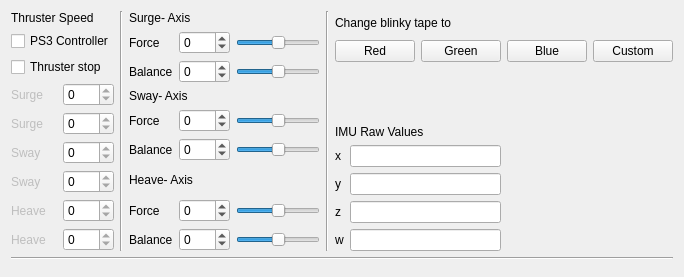
      <widget class="QWidget" name="tab_2">
       <attribute name="title">
        <string>Testing</string>
       </attribute>
       <layout class="QVBoxLayout" name="verticalLayout_16" stretch="1,0,4">
        <item>
         <layout class="QHBoxLayout" name="horizontalLayout_9">
          <item>
           <layout class="QHBoxLayout" name="horizontalLayout_6" stretch="1,0,2">
            <item>
             <layout class="QVBoxLayout" name="verticalLayout_7">
              <item>
               <widget class="QLabel" name="label_33">
                <property name="text">
                 <string>Thruster Speed</string>
                </property>
               </widget>
              </item>
              <item>
               <widget class="QCheckBox" name="ps3_present">
                <property name="text">
                 <string>PS3 Controller</string>
                </property>
                <property name="checkable">
                 <bool>true</bool>
                </property>
                <property name="tristate">
                 <bool>false</bool>
                </property>
               </widget>
              </item>
              <item>
               <widget class="QCheckBox" name="thruster_stop">
                <property name="text">
                 <string>Thruster stop</string>
                </property>
                <property name="checkable">
                 <bool>true</bool>
                </property>
               </widget>
              </item>
              <item>
               <layout class="QGridLayout" name="gridLayout_9">
                <item row="3" column="1">
                 <widget class="QSpinBox" name="fiel_thruster_3">
                  <property name="enabled">
                   <bool>true</bool>
                  </property>
                  <property name="readOnly">
                   <bool>true</bool>
                  </property>
                  <property name="minimum">
                   <number>-500</number>
                  </property>
                  <property name="maximum">
                   <number>500</number>
                  </property>
                 </widget>
                </item>
                <item row="1" column="0">
                 <widget class="QLabel" name="label_34">
                  <property name="enabled">
                   <bool>false</bool>
                  </property>
                  <property name="text">
                   <string>Surge</string>
                  </property>
                 </widget>
                </item>
                <item row="2" column="1">
                 <widget class="QSpinBox" name="fiel_thruster_2">
                  <property name="enabled">
                   <bool>true</bool>
                  </property>
                  <property name="readOnly">
                   <bool>true</bool>
                  </property>
                  <property name="minimum">
                   <number>-500</number>
                  </property>
                  <property name="maximum">
                   <number>500</number>
                  </property>
                 </widget>
                </item>
                <item row="2" column="0">
                 <widget class="QLabel" name="label_35">
                  <property name="enabled">
                   <bool>false</bool>
                  </property>
                  <property name="text">
                   <string>Surge</string>
                  </property>
                 </widget>
                </item>
                <item row="5" column="1">
                 <widget class="QSpinBox" name="fiel_thruster_5">
                  <property name="enabled">
                   <bool>true</bool>
                  </property>
                  <property name="readOnly">
                   <bool>true</bool>
                  </property>
                  <property name="minimum">
                   <number>-500</number>
                  </property>
                  <property name="maximum">
                   <number>500</number>
                  </property>
                 </widget>
                </item>
                <item row="3" column="0">
                 <widget class="QLabel" name="label_36">
                  <property name="enabled">
                   <bool>false</bool>
                  </property>
                  <property name="text">
                   <string>Sway</string>
                  </property>
                 </widget>
                </item>
                <item row="6" column="0">
                 <widget class="QLabel" name="label_37">
                  <property name="enabled">
                   <bool>false</bool>
                  </property>
                  <property name="text">
                   <string>Heave</string>
                  </property>
                 </widget>
                </item>
                <item row="4" column="1">
                 <widget class="QSpinBox" name="fiel_thruster_4">
                  <property name="enabled">
                   <bool>true</bool>
                  </property>
                  <property name="readOnly">
                   <bool>true</bool>
                  </property>
                  <property name="minimum">
                   <number>-500</number>
                  </property>
                  <property name="maximum">
                   <number>500</number>
                  </property>
                 </widget>
                </item>
                <item row="5" column="0">
                 <widget class="QLabel" name="label_38">
                  <property name="enabled">
                   <bool>false</bool>
                  </property>
                  <property name="text">
                   <string>Heave</string>
                  </property>
                 </widget>
                </item>
                <item row="6" column="1">
                 <widget class="QSpinBox" name="fiel_thruster_6">
                  <property name="enabled">
                   <bool>true</bool>
                  </property>
                  <property name="readOnly">
                   <bool>true</bool>
                  </property>
                  <property name="minimum">
                   <number>-500</number>
                  </property>
                  <property name="maximum">
                   <number>500</number>
                  </property>
                 </widget>
                </item>
                <item row="4" column="0">
                 <widget class="QLabel" name="label_39">
                  <property name="enabled">
                   <bool>false</bool>
                  </property>
                  <property name="text">
                   <string>Sway</string>
                  </property>
                 </widget>
                </item>
                <item row="1" column="1">
                 <widget class="QSpinBox" name="fiel_thruste_1">
                  <property name="enabled">
                   <bool>true</bool>
                  </property>
                  <property name="readOnly">
                   <bool>true</bool>
                  </property>
                  <property name="minimum">
                   <number>-500</number>
                  </property>
                  <property name="maximum">
                   <number>500</number>
                  </property>
                 </widget>
                </item>
               </layout>
              </item>
             </layout>
            </item>
            <item>
             <widget class="Line" name="line_4">
              <property name="orientation">
               <enum>Qt::Vertical</enum>
              </property>
             </widget>
            </item>
            <item>
             <layout class="QVBoxLayout" name="verticalLayout_9">
              <item>
               <layout class="QVBoxLayout" name="verticalLayout_10">
                <item>
                 <layout class="QVBoxLayout" name="verticalLayout_11">
                  <item>
                   <widget class="QLabel" name="label_40">
                    <property name="enabled">
                     <bool>true</bool>
                    </property>
                    <property name="text">
                     <string>Surge- Axis</string>
                    </property>
                   </widget>
                  </item>
                  <item>
                   <layout class="QGridLayout" name="gridLayout_10">
                    <item row="1" column="2">
                     <widget class="QSlider" name="slider_thruster_16">
                      <property name="enabled">
                       <bool>true</bool>
                      </property>
                      <property name="minimum">
                       <number>-100</number>
                      </property>
                      <property name="maximum">
                       <number>100</number>
                      </property>
                      <property name="orientation">
                       <enum>Qt::Horizontal</enum>
                      </property>
                     </widget>
                    </item>
                    <item row="0" column="0">
                     <widget class="QLabel" name="label_41">
                      <property name="enabled">
                       <bool>true</bool>
                      </property>
                      <property name="text">
                       <string>Force</string>
                      </property>
                     </widget>
                    </item>
                    <item row="0" column="1">
                     <widget class="QSpinBox" name="x_force">
                      <property name="enabled">
                       <bool>true</bool>
                      </property>
                      <property name="minimum">
                       <number>-500</number>
                      </property>
                      <property name="maximum">
                       <number>500</number>
                      </property>
                     </widget>
                    </item>
                    <item row="1" column="0">
                     <widget class="QLabel" name="label_42">
                      <property name="enabled">
                       <bool>true</bool>
                      </property>
                      <property name="text">
                       <string>Balance</string>
                      </property>
                     </widget>
                    </item>
                    <item row="1" column="1">
                     <widget class="QSpinBox" name="x_bal">
                      <property name="enabled">
                       <bool>true</bool>
                      </property>
                      <property name="minimum">
                       <number>-100</number>
                      </property>
                      <property name="maximum">
                       <number>100</number>
                      </property>
                     </widget>
                    </item>
                    <item row="0" column="2">
                     <widget class="QSlider" name="slider_thruster_15">
                      <property name="enabled">
                       <bool>true</bool>
                      </property>
                      <property name="minimum">
                       <number>-500</number>
                      </property>
                      <property name="maximum">
                       <number>500</number>
                      </property>
                      <property name="orientation">
                       <enum>Qt::Horizontal</enum>
                      </property>
                     </widget>
                    </item>
                   </layout>
                  </item>
                 </layout>
                </item>
                <item>
                 <widget class="QLabel" name="label_43">
                  <property name="enabled">
                   <bool>true</bool>
                  </property>
                  <property name="text">
                   <string>Sway- Axis</string>
                  </property>
                 </widget>
                </item>
                <item>
                 <layout class="QGridLayout" name="gridLayout_11">
                  <item row="0" column="0">
                   <widget class="QLabel" name="label_44">
                    <property name="enabled">
                     <bool>true</bool>
                    </property>
                    <property name="text">
                     <string>Force</string>
                    </property>
                   </widget>
                  </item>
                  <item row="0" column="1">
                   <widget class="QSpinBox" name="y_force">
                    <property name="enabled">
                     <bool>true</bool>
                    </property>
                    <property name="minimum">
                     <number>-500</number>
                    </property>
                    <property name="maximum">
                     <number>500</number>
                    </property>
                   </widget>
                  </item>
                  <item row="0" column="2">
                   <widget class="QSlider" name="slider_thruster_13">
                    <property name="enabled">
                     <bool>true</bool>
                    </property>
                    <property name="minimum">
                     <number>-500</number>
                    </property>
                    <property name="maximum">
                     <number>500</number>
                    </property>
                    <property name="orientation">
                     <enum>Qt::Horizontal</enum>
                    </property>
                   </widget>
                  </item>
                  <item row="1" column="0">
                   <widget class="QLabel" name="label_45">
                    <property name="enabled">
                     <bool>true</bool>
                    </property>
                    <property name="text">
                     <string>Balance</string>
                    </property>
                   </widget>
                  </item>
                  <item row="1" column="1">
                   <widget class="QSpinBox" name="y_bal">
                    <property name="enabled">
                     <bool>true</bool>
                    </property>
                    <property name="minimum">
                     <number>-100</number>
                    </property>
                    <property name="maximum">
                     <number>100</number>
                    </property>
                   </widget>
                  </item>
                  <item row="1" column="2">
                   <widget class="QSlider" name="slider_thruster_14">
                    <property name="enabled">
                     <bool>true</bool>
                    </property>
                    <property name="minimum">
                     <number>-100</number>
                    </property>
                    <property name="maximum">
                     <number>100</number>
                    </property>
                    <property name="orientation">
                     <enum>Qt::Horizontal</enum>
                    </property>
                   </widget>
                  </item>
                 </layout>
                </item>
               </layout>
              </item>
              <item>
               <layout class="QVBoxLayout" name="verticalLayout_12">
                <item>
                 <widget class="QLabel" name="label_46">
                  <property name="enabled">
                   <bool>true</bool>
                  </property>
                  <property name="text">
                   <string>Heave- Axis</string>
                  </property>
                 </widget>
                </item>
                <item>
                 <layout class="QGridLayout" name="gridLayout_12">
                  <item row="0" column="0">
                   <widget class="QLabel" name="label_47">
                    <property name="enabled">
                     <bool>true</bool>
                    </property>
                    <property name="text">
                     <string>Force</string>
                    </property>
                   </widget>
                  </item>
                  <item row="0" column="1">
                   <widget class="QSpinBox" name="z_force">
                    <property name="enabled">
                     <bool>true</bool>
                    </property>
                    <property name="minimum">
                     <number>-500</number>
                    </property>
                    <property name="maximum">
                     <number>500</number>
                    </property>
                   </widget>
                  </item>
                  <item row="0" column="2">
                   <widget class="QSlider" name="slider_thruster_12">
                    <property name="enabled">
                     <bool>true</bool>
                    </property>
                    <property name="minimum">
                     <number>-500</number>
                    </property>
                    <property name="maximum">
                     <number>500</number>
                    </property>
                    <property name="orientation">
                     <enum>Qt::Horizontal</enum>
                    </property>
                   </widget>
                  </item>
                  <item row="1" column="0">
                   <widget class="QLabel" name="label_48">
                    <property name="enabled">
                     <bool>true</bool>
                    </property>
                    <property name="text">
                     <string>Balance</string>
                    </property>
                   </widget>
                  </item>
                  <item row="1" column="1">
                   <widget class="QSpinBox" name="z_bal">
                    <property name="enabled">
                     <bool>true</bool>
                    </property>
                    <property name="minimum">
                     <number>-100</number>
                    </property>
                    <property name="maximum">
                     <number>100</number>
                    </property>
                   </widget>
                  </item>
                  <item row="1" column="2">
                   <widget class="QSlider" name="slider_thruster_11">
                    <property name="enabled">
                     <bool>true</bool>
                    </property>
                    <property name="minimum">
                     <number>-100</number>
                    </property>
                    <property name="maximum">
                     <number>100</number>
                    </property>
                    <property name="orientation">
                     <enum>Qt::Horizontal</enum>
                    </property>
                   </widget>
                  </item>
                 </layout>
                </item>
               </layout>
              </item>
             </layout>
            </item>
           </layout>
          </item>
          <item>
           <widget class="Line" name="line_3">
            <property name="orientation">
             <enum>Qt::Vertical</enum>
            </property>
           </widget>
          </item>
          <item>
           <layout class="QVBoxLayout" name="verticalLayout_14">
            <item>
             <layout class="QVBoxLayout" name="verticalLayout_13" stretch="0,0">
              <item>
               <widget class="QLabel" name="label_49">
                <property name="text">
                 <string>Change blinky tape to</string>
                </property>
               </widget>
              </item>
              <item>
               <layout class="QHBoxLayout" name="horizontalLayout_7">
                <item>
                 <widget class="QPushButton" name="blinky_red">
                  <property name="text">
                   <string>Red</string>
                  </property>
                 </widget>
                </item>
                <item>
                 <widget class="QPushButton" name="blinky_green">
                  <property name="text">
                   <string>Green</string>
                  </property>
                 </widget>
                </item>
                <item>
                 <widget class="QPushButton" name="blinky_blue">
                  <property name="text">
                   <string>Blue</string>
                  </property>
                 </widget>
                </item>
                <item>
                 <widget class="QPushButton" name="blinky_custom">
                  <property name="text">
                   <string>Custom</string>
                  </property>
                 </widget>
                </item>
               </layout>
              </item>
             </layout>
            </item>
            <item>
             <widget class="QFrame" name="frame_5">
              <property name="frameShape">
               <enum>QFrame::NoFrame</enum>
              </property>
              <property name="frameShadow">
               <enum>QFrame::Raised</enum>
              </property>
             </widget>
            </item>
            <item>
             <layout class="QHBoxLayout" name="horizontalLayout_8" stretch="1,1">
              <item>
               <layout class="QVBoxLayout" name="verticalLayout_15">
                <item>
                 <widget class="QLabel" name="label_50">
                  <property name="text">
                   <string>IMU Raw Values</string>
                  </property>
                 </widget>
                </item>
                <item>
                 <layout class="QGridLayout" name="gridLayout_13">
                  <item row="0" column="0">
                   <widget class="QLabel" name="label_51">
                    <property name="text">
                     <string>x</string>
                    </property>
                   </widget>
                  </item>
                  <item row="2" column="1">
                   <widget class="QLineEdit" name="imu_z">
                    <property name="readOnly">
                     <bool>true</bool>
                    </property>
                   </widget>
                  </item>
                  <item row="1" column="1">
                   <widget class="QLineEdit" name="imu_y">
                    <property name="readOnly">
                     <bool>true</bool>
                    </property>
                   </widget>
                  </item>
                  <item row="0" column="1">
                   <widget class="QLineEdit" name="imu_x">
                    <property name="readOnly">
                     <bool>true</bool>
                    </property>
                   </widget>
                  </item>
                  <item row="1" column="0">
                   <widget class="QLabel" name="label_52">
                    <property name="text">
                     <string>y</string>
                    </property>
                   </widget>
                  </item>
                  <item row="3" column="1">
                   <widget class="QLineEdit" name="imu_w">
                    <property name="readOnly">
                     <bool>true</bool>
                    </property>
                   </widget>
                  </item>
                  <item row="2" column="0">
                   <widget class="QLabel" name="label_53">
                    <property name="text">
                     <string>z</string>
                    </property>
                   </widget>
                  </item>
                  <item row="3" column="0">
                   <widget class="QLabel" name="label_54">
                    <property name="text">
                     <string>w</string>
                    </property>
                   </widget>
                  </item>
                 </layout>
                </item>
               </layout>
              </item>
              <item>
               <widget class="QFrame" name="frame_4">
                <property name="frameShape">
                 <enum>QFrame::NoFrame</enum>
                </property>
                <property name="frameShadow">
                 <enum>QFrame::Raised</enum>
                </property>
               </widget>
              </item>
             </layout>
            </item>
           </layout>
          </item>
         </layout>
        </item>
        <item>
         <widget class="Line" name="line">
          <property name="orientation">
           <enum>Qt::Horizontal</enum>
          </property>
         </widget>
        </item>
        <item>
         <widget class="QFrame" name="frame_3">
          <property name="frameShape">
           <enum>QFrame::NoFrame</enum>
          </property>
          <property name="frameShadow">
           <enum>QFrame::Raised</enum>
          </property>
         </widget>
        </item>
       </layout>
      </widget>
